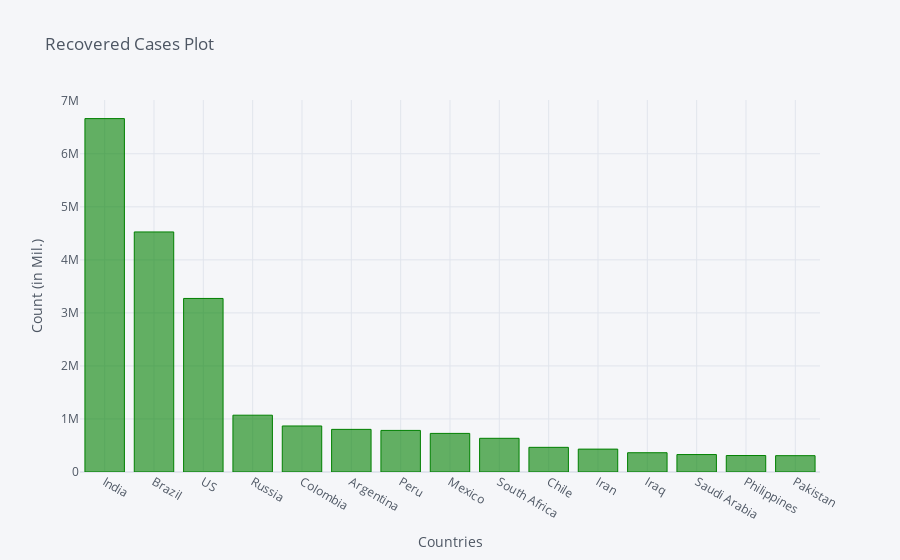

The cell this chart's notebook holds for it:
### Code cell
recovered_df2_plot.iplot(kind='bar', x='Country/Region', y='10/19/20',color='green',
                         title='Recovered Cases Plot',xTitle='Countries',yTitle='Count (in Mil.)')

### Figure 1 — Plotly figure (JSON) as saved in the notebook; plotly's stock layout.template omitted (floating-point values rounded to 4 significant figures)
{"data": [{"marker": {"color": "rgba(0, 128, 0, 0.6)", "line": {"color": "rgba(0, 128, 0, 1.0)", "width": 1}}, "name": "10/19/20", "orientation": "v", "text": "", "type": "bar", "x": ["India", "Brazil", "US", "Russia", "Colombia", "Argentina", "Peru", "Mexico", "South Africa", "Chile", "Iran", "Iraq", "Saudi Arabia", "Philippines", "Pakistan"], "y": [6663608, 4526393, 3272603, 1070920, 867961, 803965, 784056, 727759, 635257, 465021, 431360, 363532, 328895, 310303, 308010]}], "layout": {"legend": {"bgcolor": "#F5F6F9", "font": {"color": "#4D5663"}}, "paper_bgcolor": "#F5F6F9", "plot_bgcolor": "#F5F6F9", "title": {"font": {"color": "#4D5663"}, "text": "Recovered Cases Plot"}, "xaxis": {"gridcolor": "#E1E5ED", "showgrid": true, "tickfont": {"color": "#4D5663"}, "title": {"font": {"color": "#4D5663"}, "text": "Countries"}, "zerolinecolor": "#E1E5ED"}, "yaxis": {"gridcolor": "#E1E5ED", "showgrid": true, "tickfont": {"color": "#4D5663"}, "title": {"font": {"color": "#4D5663"}, "text": "Count (in Mil.)"}, "zerolinecolor": "#E1E5ED"}}}
